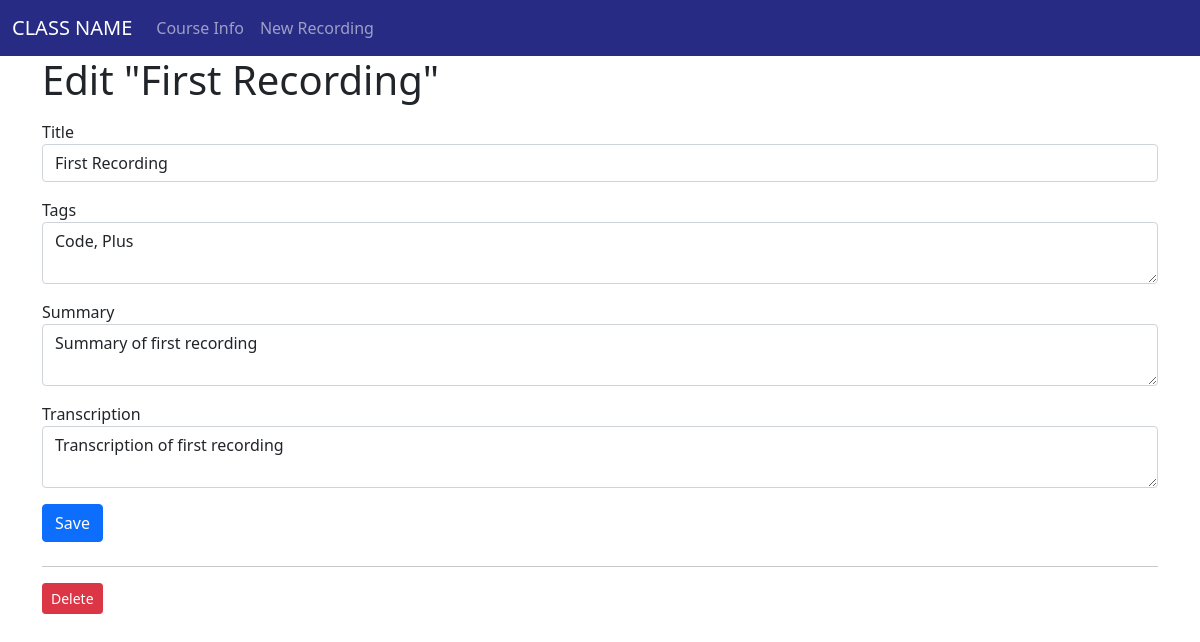
The app's page /1/edit with its own data.
### tables this page shows
CREATE TABLE posts (
    id INTEGER PRIMARY KEY AUTOINCREMENT,
    created TIMESTAMPT NOT NULL DEFAULT CURRENT_TIMESTAMP,
    title TEXT NOT NULL,
    recordingURL TEXT NOT NULL,
    tags TEXT NOT NULL,
    summary TEXT NOT NULL,
    transcription TEXT NOT NULL
);

### app.py (the view, shortened to what this page needs)
@app.route('/<int:id>/edit', methods=('GET', 'POST'))
def edit(id):
    post = get_post(id)
    return render_template('edit.html', post=post)

### app.py (called while the page is built)
def get_db_connection():
    conn = sqlite3.connect('database.db')
    conn.row_factory = sqlite3.Row
    return conn

def get_post(post_id):
    conn = get_db_connection()
    post = conn.execute('SELECT * FROM posts WHERE id = ?',
                        (post_id,)).fetchone()
    conn.close()
    if post is None:
        abort(404)
    return post

### templates/edit.html (shortened to what this page needs)
{% extends 'base.html' %}
{% block content %}
<h1>{% block title %} Edit "{{ post['title'] }}" {% endblock %}</h1>
<form method="post">
    <div class="form-group py-2">
        <label for="title">Title</label>
        <input type="text" name="title" placeholder="Post title"
               class="form-control"
               value="{{ request.form['title'] or post['title'] }}">
    </div>
    <div class="form-group py-2">
        <label for="tags">Tags</label>
        <textarea name="tags" placeholder="Topics that the lesson covers"
                  class="form-control">{{ request.form['tags'] or post['tags'] }}</textarea>
    </div>
    <div class="form-group py-2">
        <label for="summary">Summary</label>
        <textarea name="summary" placeholder="Brief summary of the lesson"
                  class="form-control">{{ request.form['summary'] or post['summary'] }}</textarea>
    </div>
    <div class="form-group py-2">
        <label for="transcription">Transcription</label>
        <textarea name="transcription" placeholder="Transcription"
                  class="form-control">{{ request.form['transcription'] or post['transcription'] }}</textarea>
    </div>
    <div class="form-group py-2">
        <button type="submit" class="btn btn-primary">Save</button>
    </div>
</form>
<hr>
<form action="{{ url_for('delete', id=post['id']) }}" method="POST">
    <input type="submit" value="Delete"
            class="btn btn-danger btn-sm"
            onclick="return confirm('Are you sure you want to delete this post?')">
</form>
{% endblock %}

### records on screen
posts: title "First Recording", tags "Code, Plus", summary "Summary of first recording", transcription "Transcription of first recording"
